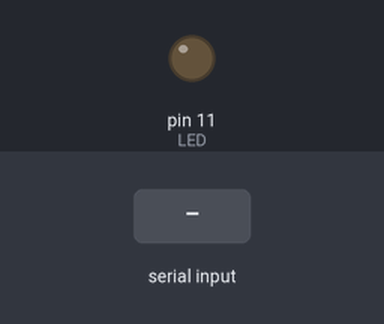
Simulated run of this sketch. Board: Arduino Uno, built with avr-gcc and run on an emulated ATmega328P. On the bench: output pins drawn as LEDs (lit = HIGH). The test bench sets the inputs (shaded band). What the sketch prints to the serial monitor is not drawn.

Above: at 1.2 s.
1.3 s: "90,45\n" received over Serial
At 2.1 s:
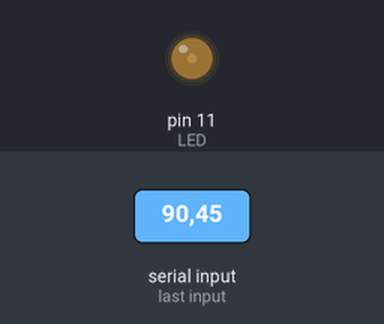
3.8 s: "30,150\n" received over Serial
At 4.2 s:
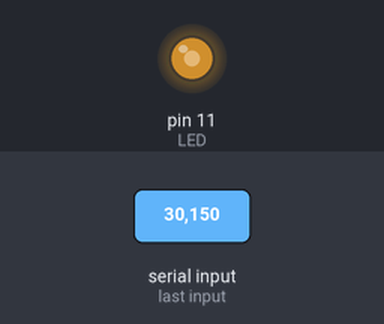
6.3 s: "200\n" received over Serial
At 7.0 s:
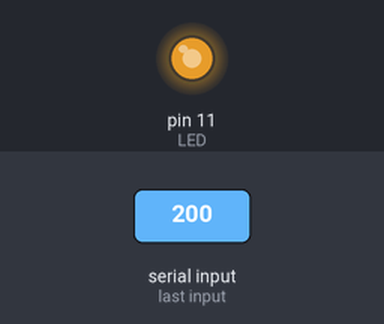
Timing chart, 0 to 9.3 s (numbered marks = the images above; inputs shaded):
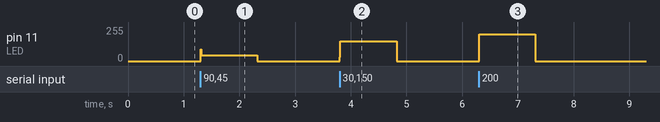

Measured:
- after the input at 1.3 s, pin 11 (LED): 0/255 → 45/255 at once, → 0/255 1.0 s later
- after the input at 3.8 s, pin 11 (LED): 0/255 → 150/255 at once, → 0/255 1.0 s later
- after the input at 6.3 s, pin 11 (LED): 0/255 → 200/255 at once, → 0/255 1.0 s later

The sketch:

11.Bluetooth_control_of_LED_brightness.ino
```cpp
//蓝牙控制LED
//蓝牙相当于把电脑上的串口监视器换成手机无线连接蓝牙的方式，其实代码是没变的，这里只是复习一下
#include<Arduino.h>

int LED=11;

void setup()
{
  pinMode(LED,OUTPUT);
  Serial.begin(9600);
}

void loop()
{
  if(Serial.available()>0)
  {
    int num=Serial.parseInt();
    if(num>=0 && num<=255)
    {
      Serial.print("亮度变为:");
      Serial.println(num);
      analogWrite(11,num);
      delay(10);
    }
  }
}
```
